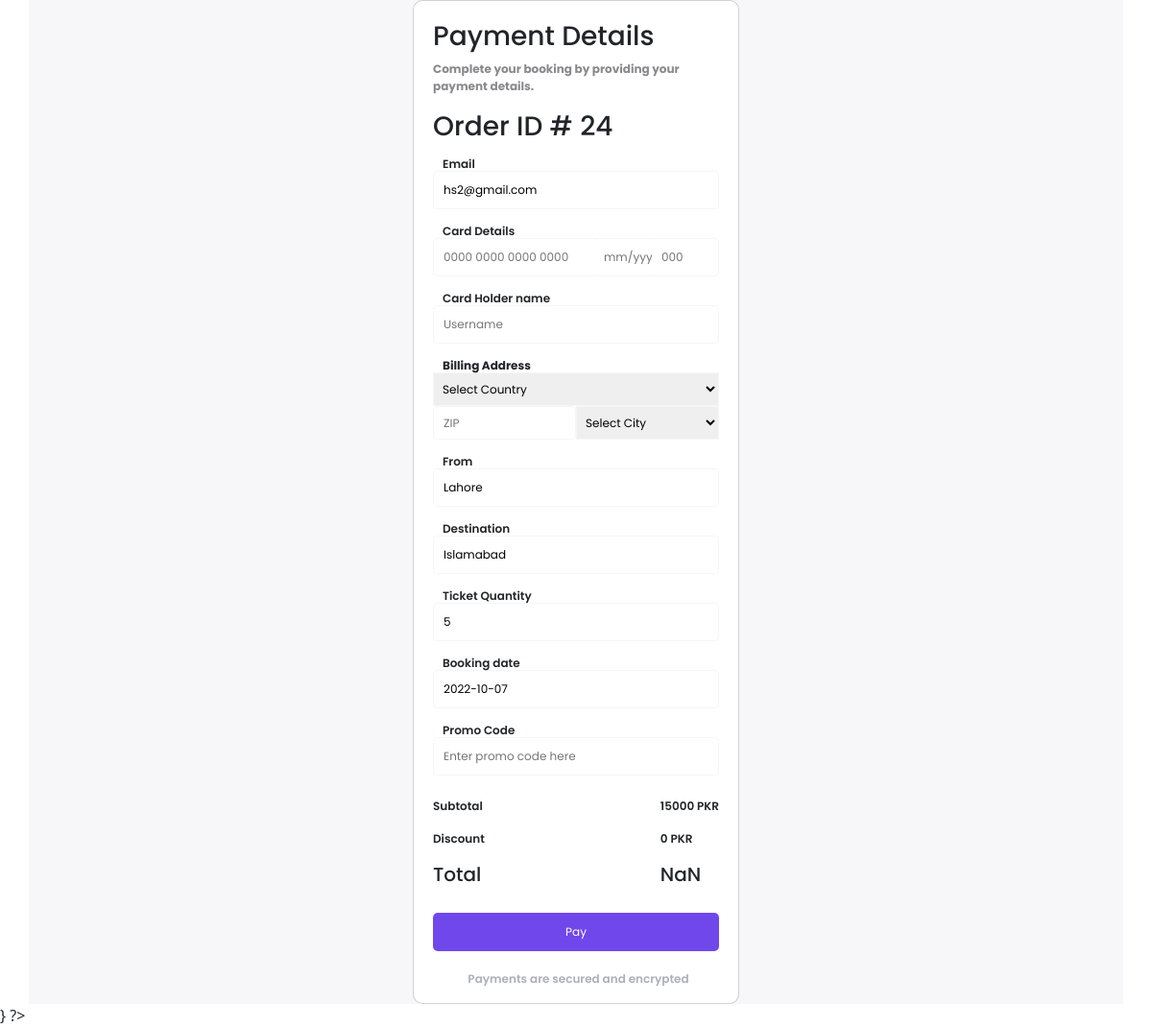
/payment.php (signed in), run on the app's committed database.
### tables this page shows
CREATE TABLE `booking` (
  `booking_id` int(11) NOT NULL,
  `from_city` varchar(50) NOT NULL,
  `destination_city` varchar(50) NOT NULL,
  `book_date` date NOT NULL,
  `booking_status` varchar(30) NOT NULL,
  `quantity` int(3) NOT NULL,
  `amount` int(11) NOT NULL,
  `user_id` int(11) NOT NULL
);

CREATE TABLE `users` (
  `user_id` int(11) NOT NULL,
  `name` varchar(50) NOT NULL,
  `email` varchar(255) NOT NULL,
  `password` varchar(255) NOT NULL,
  `date` date NOT NULL
);

### payment.php (the view, shortened to what this page needs)
<?php
include('config.php');
$paymentUserID = $_SESSION['userid'];
$bookinghistoryQuery = "SELECT * from booking where user_id='$paymentUserID' ORDER BY booking_id DESC LIMIT 1 ";
$bookHistory = mysqli_query($conn, $bookinghistoryQuery);
$orderRow = mysqli_fetch_array($bookHistory);
$paymentquery = "select * from users where user_id= '$paymentUserID' ";
$paymentResult = mysqli_query($conn, $paymentquery);
$paymentRow = mysqli_fetch_array($paymentResult, MYSQLI_ASSOC);
$paymentCount = mysqli_num_rows($paymentResult);
if($paymentCount){
?>
<!DOCTYPE html>
<html lang="en">
<head>
  <link href="https://cdn.jsdelivr.net/npm/bootstrap@5.2.0/dist/css/bootstrap.min.css" rel="stylesheet"
>
  <link rel="stylesheet" href="./style.css">
  <link rel="stylesheet" href="./payment.css">
</head>
<body>
  <div class="container">
    <div class="card">
      <form action="" method="POST">
        <div class="payment-details">
            <h3>Payment Details</h3>
            <p>Complete your booking by providing your payment details.</p>
            <h3>Order ID # <?php echo $orderRow['booking_id']?></h3>
        </div>
        <div class="input-text">
            <input type="text"  value="<?php echo $paymentRow['email']; ?>" readonly >
            <span>Email</span>
        </div>
        <div class="input-text">
            <input type="text"  name="cardDetails" placeholder="0000 0000 0000 0000" data-slots="0" data-accept="\d" required >
            <span>Card Details</span>
        </div>
        <div class="input-text-cvv">
            <input type="text" name="cardDate" placeholder="mm/yyyy" data-slots="my" required>
        </div>
         <div class="input-text-cvv cvv">
            <input type="text" name="cardCvv" placeholder="000" data-slots="0" data-accept="\d" size="3" required >
        </div>
        <div class="input-text">
            <input type="text" name="cardName" placeholder="Username" required>
            <span>Card Holder name</span>
        </div>
        <div class="billing">
            <span>Billing Address</span>
            <select>
                <option>Select Country</option>
            </select>
            <div class="zip-state">
                <div class="zip">
                    <input type="text" placeholder="ZIP">
                </div>
                <div class="state">
                    <select>
                           <option>Select City</option>
                    </select>
                </div>
            </div>
        </div>
        <div class="input-text">
            <input type="text" value="<?php echo $orderRow['from_city']?>" readonly>
            <span>From</span>
        </div>
        <div class="input-text">
            <input type="text" value="<?php echo $orderRow['destination_city']?>" readonly>
            <span>Destination</span>
        </div>
        <div class="input-text">
            <input type="text"  value="<?php echo $orderRow['quantity']?>" readonly>
            <span>Ticket Quantity</span>
        </div>
        <div class="input-text">
            <input type="text" value="<?php echo $orderRow['book_date']?>" readonly>
            <span>Booking date</span>
        </div>
        <div class="input-text">
            <input type="text" placeholder="Enter promo code here" onchange="myPromo(this.value)" >
            <span>Promo Code</span>
        </div>
        <div class="summary">
            <div class="text-data">
                <p>Subtotal</p>
                <p>Discount</p>
                <h5>Total</h5>
            </div>
            <div class="numerical-data">
                <p id="subTotal"><?php echo $orderRow['amount']?> PKR</p>
                <p id="promo">0 PKR</p>
                <h5 id="totalAmount">PKR</h5>
            </div>
        </div>
        <div class="pay">
            <button name="payment-btn">Pay</button>
        </div>
        <div class="secure">
            <p> Payments are secured and encrypted</p>
        </div>
      </form>
    </div>
</div>
</body>
</html>
<?php
}
    ?>

### payment.css (style rules this page uses)
* { margin:0; padding:0; }
.container { min-height:100vh; background-color:#f7f7f9; display:flex; justify-content:center; align-items:center; }
.card { height:auto; width:340px; border-radius:10px; background-color:#fff; padding:0 20px; box-sizing:border-box; font-family: 'Poppins', sans-serif; }
.payment-details { margin-top:20px; }
.payment-details p { font-size:12px; font-weight:700; color:#89898e; }
.input-text { position:relative; margin-top:30px; }
input[type="text"] { height:40px; width:100%; border-radius:5px; border:none; outline:0; border:1px solid #f6f6f7; padding:0 10px; box-sizing:border-box; font-size:12px; }
.input-text span { position:absolute; top:-16px; left:10px; font-size:12px; font-weight:600; }
.input-text-cvv { position:relative; }
.input-text-cvv input[type="text"] { height:40px; width:70px; border:none; border-bottom:1px solid #f6f6f7; border-top:1px solid #f6f6f7; position:absolute; top:-40px; right:60px; }
.cvv input[type="text"] { position:absolute; right:0; border-right:1px solid #f6f6f7; }
.billing { margin-top:30px; position:relative; }
.billing span { font-size:12px; font-weight:700; position:absolute; top:-16px; left:10px; }
.billing select { height:35px; width:100%; font-size:12px; outline:0; padding-left:5px; border:1px solid #f6f6f7; cursor:pointer; }
.billing select option:nth-child(1) { display:none; }
.zip-state { display:flex; width:100%; }
.zip { width:50%; }
.zip input[type="text"] { height:35px; }
.state { width:50%; }
.summary { margin-top:20px; display:flex; justify-content:space-between; }
.text-data p { margin-top:3px; font-size:12px; font-weight:600; }
.numerical-data p { margin-top:3px; font-size:12px; font-weight:600; }
.pay { display:flex; justify-content:center; align-items:center; margin-top:20px; }
.pay button { height:40px; width:100%; background-color:#7047eb; border:none; outline:0; border-radius:5px; color:#fff; font-size:12px; cursor:pointer; transition:all 0.5s; }
.secure { margin-top:20px; display:flex; justify-content:center; align-items:center; color:#aeaebc; }
.secure p { font-size:12px; font-weight:600; color:#aeaebc; margin-left:5px; }

### data on the page
booking: booking_id "24", from_city "Lahore", destination_city "Islamabad", quantity "5", book_date "2022-10-07", amount "15000"
users: email "hs2@gmail.com"
